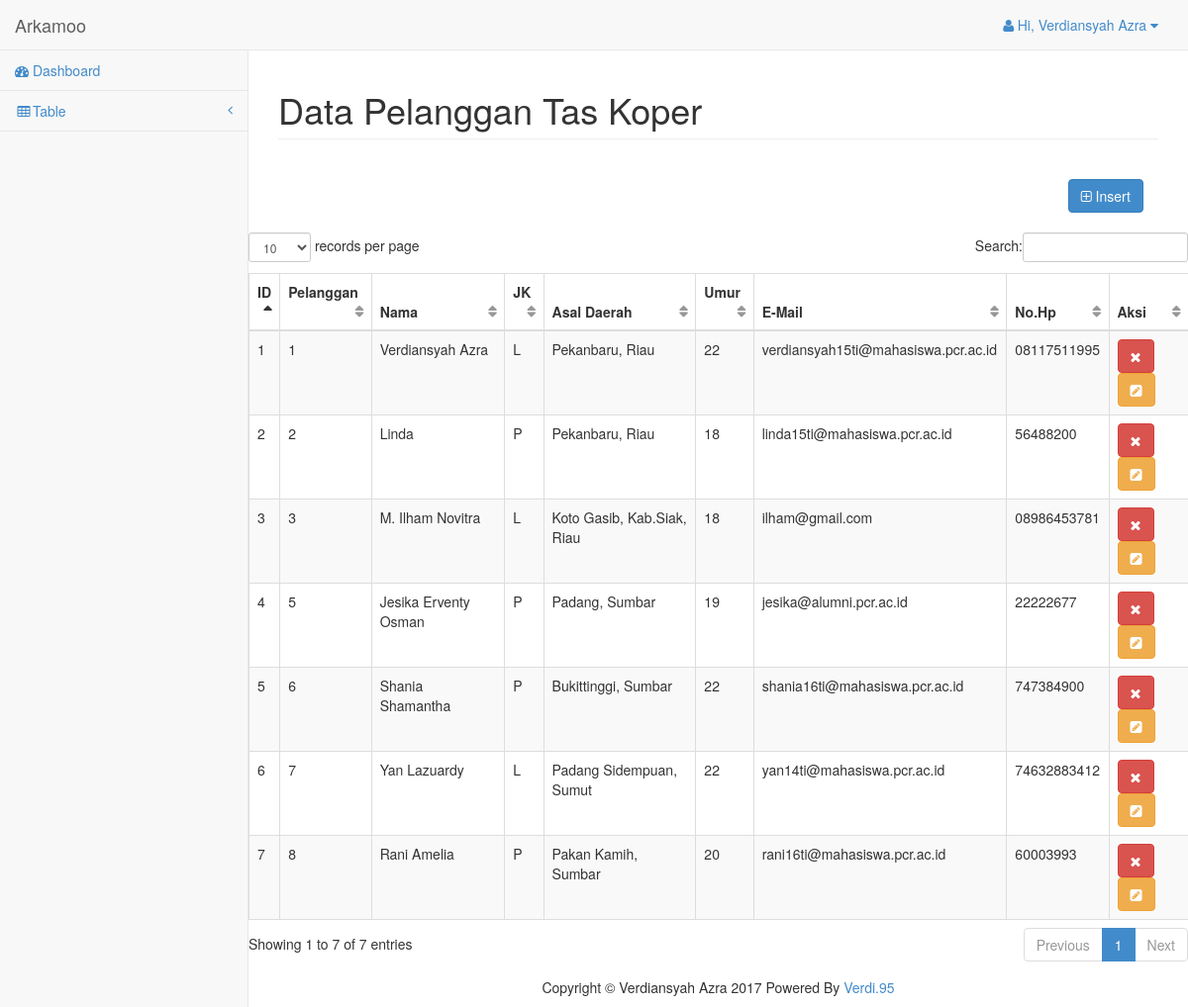
Page /Verdi_projectUTS/pelanggan on the committed database.
### tables this page shows
CREATE TABLE `pelanggan` (
  `id_pelanggan` int(11) NOT NULL,
  `nama` varchar(100) NOT NULL,
  `jk` varchar(100) NOT NULL,
  `asal_daerah` varchar(100) NOT NULL,
  `umur` varchar(100) NOT NULL,
  `email` varchar(100) NOT NULL,
  `noHP` varchar(100) NOT NULL
);

### Verdi_projectUTS/application/controllers/Pelanggan.php (called while the page is built, shortened)
<?php
class Pelanggan extends CI_Controller
{
	function __construct()
	{
		$this->load->model('Pelanggan/Pelanggan_model');
		$this->load->helper(array('url'));
	}
	function index($page=NULL,$offset='',$key=NULL)
	{
		$data['pelanggan'] = $this->Pelanggan_model->ambil_data();
		$this->load->view('Pelanggan/Pelanggan_list',$data);
	}
}
?>

### Verdi_projectUTS/index.php (called while the page is built, shortened)
<?php
require_once BASEPATH.'core/CodeIgniter.php';

### Verdi_projectUTS/application/models/Pelanggan/Pelanggan_model.php (called while the page is built, shortened)
<?php
class Pelanggan_model extends CI_Model
{
	public $pelanggan			= 'pelanggan';
	public $id					= 'id_pelanggan';
	public $order				= 'ASC';
	function ambil_data()
	{
		$this->db->order_by($this->id,$this->order);
		return $this->db->get($this->pelanggan)->result();
	}
}
 ?>

### Verdi_projectUTS/application/views/Pelanggan/Pelanggan_list.php (the view, shortened to what this page needs)
<div class="row">
		<div class="col-lg-12">
			<h1 class="page-header">Data Pelanggan Tas Koper</h1>
		<div class="col-md-12 text-right">
		<a href="<?php echo site_url('pelanggan/tambah'); ?>" class="btn btn-primary"
		style="margin-top:20px; margin-bottom:20px">
		<i class="fa fa-plus-square-o"></i> Insert</a>
		</div>
	</div>
<div class="row">
		<table id="example" class="table table-striped table-bordered">
			<thead>
				<tr>
					<th style="width: 10px">ID</th>
					<th>Pelanggan</th>
					<th>Nama</th>
					<th>JK</th>
					<th>Asal Daerah</th>
					<th>Umur</th>
					<th>E-Mail</th>
					<th>No.Hp</th>
					<th>Aksi</th>
				</tr>
			</thead>
			<tbody>
				<?php foreach ($pelanggan as $key => $value) { ?>
				<tr>
					<td><?php echo $key+1; ?></td>
					<td><?php echo $value->id_pelanggan; ?></td>
					<td><?php echo $value->nama; ?></td>
					<td><?php echo $value->jk; ?></td>
					<td><?php echo $value->asal_daerah; ?></td>
					<td><?php echo $value->umur; ?></td>
					<td><?php echo $value->email; ?></td>
					<td><?php echo $value->noHP; ?></td>
					<td>
						<a href="<?php echo site_url('pelanggan/delete/'.$value->id_pelanggan); ?>"
							class="btn btn-danger">
							<i class="fa fa-times"></i>
						</a>
						<a href="<?php echo site_url('pelanggan/update/'.$value->id_pelanggan); ?>"
							class="btn btn-warning">
							<i class="fa fa-pencil-square"></i>
						</a>
					</td>
				</tr>
				<?php } ?>
			</tbody>
		</table>
	</div>

### Verdi_projectUTS/assets/css/sb-admin-2.css (style rules this page uses)
body { background-color: #f8f8f8; }
table.dataTable thead .sorting, table.dataTable thead .sorting_asc, table.dataTable thead .sorting_desc, table.dataTable thead .sorting_asc_disabled, table.dataTable thead .sorting_desc_disabled { background: transparent; }
table.dataTable thead .sorting_asc:after { content: "\f0de"; float: right; font-family: fontawesome; }
table.dataTable thead .sorting:after { content: "\f0dc"; float: right; font-family: fontawesome; color: rgba(50, 50, 50, 0.5); }

### rows in the picture
pelanggan: id_pelanggan "1", nama "Verdiansyah Azra", jk "L", asal_daerah "Pekanbaru, Riau", umur "22", email "verdiansyah15ti@mahasiswa.pcr.ac.id", noHP "08117511995"
pelanggan: id_pelanggan "2", nama "Linda", jk "P", asal_daerah "Pekanbaru, Riau", umur "18", email "linda15ti@mahasiswa.pcr.ac.id", noHP "56488200"
pelanggan: id_pelanggan "3", nama "M. Ilham Novitra", jk "L", asal_daerah "Koto Gasib, Kab.Siak, Riau", umur "18", email "ilham@gmail.com", noHP "08986453781"
pelanggan: id_pelanggan "5", nama "Jesika Erventy Osman", jk "P", asal_daerah "Padang, Sumbar", umur "19", email "jesika@alumni.pcr.ac.id", noHP "22222677"
pelanggan: id_pelanggan "6", nama "Shania Shamantha", jk "P", asal_daerah "Bukittinggi, Sumbar", umur "22", email "shania16ti@mahasiswa.pcr.ac.id", noHP "747384900"
pelanggan: id_pelanggan "7", nama "Yan Lazuardy", jk "L", asal_daerah "Padang Sidempuan, Sumut", umur "22", email "yan14ti@mahasiswa.pcr.ac.id", noHP "74632883412"
pelanggan: id_pelanggan "8", nama "Rani Amelia", jk "P", asal_daerah "Pakan Kamih, Sumbar", umur "20", email "rani16ti@mahasiswa.pcr.ac.id", noHP "60003993"
